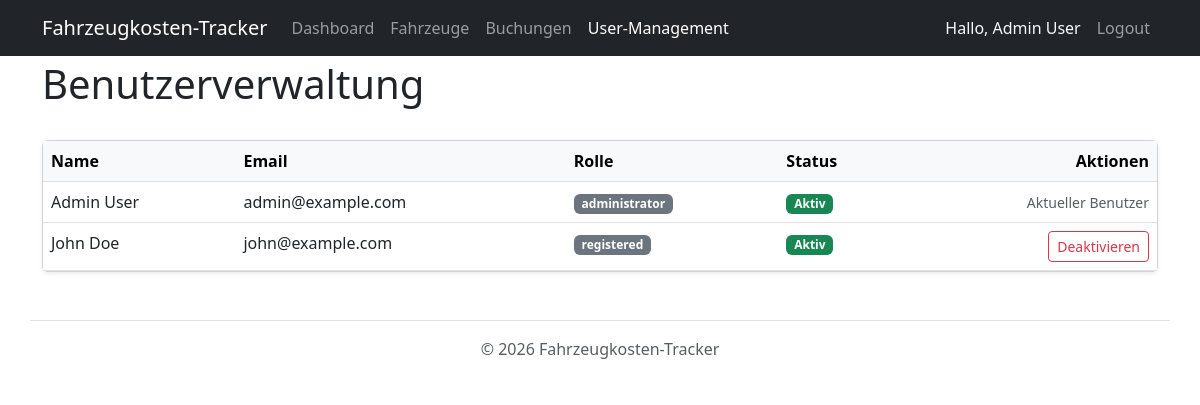
Page /admin/users (signed in) on the committed database.
### tables this page shows
CREATE TABLE IF NOT EXISTS users (
    id INT AUTO_INCREMENT PRIMARY KEY,
    firstname VARCHAR(50) NOT NULL,
    lastname VARCHAR(50) NOT NULL,
    email VARCHAR(100) NOT NULL UNIQUE,
    password_hash VARCHAR(255) NOT NULL,
    role ENUM('anonymous', 'registered', 'administrator') NOT NULL DEFAULT 'registered',
    status ENUM('active', 'deactivated') NOT NULL DEFAULT 'active',
    created_at TIMESTAMP DEFAULT CURRENT_TIMESTAMP
);

### src/Controllers/AdminController.php (called while the page is built, shortened)
<?php
class AdminController extends Controller {
    private UserModel $userModel;
    public function __construct() {
        $this->userModel = new UserModel();
    }
    public function index(): void {
        $users = $this->userModel->getAll();
        $this->render('admin/users', [
            'title' => 'Benutzerverwaltung',
            'users' => $users
        ]);
    }
}

### config/config.php (called while the page is built)
<?php
return [
    'db' => [
        'host' => getenv('DB_HOST') ?: 'db',
        'name' => getenv('DB_NAME') ?: 'db',
        'user' => getenv('DB_USER') ?: 'db',
        'pass' => getenv('DB_PASS') ?: 'db',
        'charset' => 'utf8mb4'
    ],
    'app' => [
        'name' => 'Fahrzeugkosten-Tracker',
        'base_url' => getenv('BASE_URL') ?: 'http://fahrzeugkosten-tracker.ddev.site'
    ]
];

### src/Database.php (called while the page is built, shortened)
<?php
class Database {
    private static ?PDO $instance = null;
    public static function getInstance(): PDO {
        if (self::$instance === null) {
            $config = require __DIR__ . '/../config/config.php';
            $dbConfig = $config['db'];
            try {
                $dsn = "mysql:host={$dbConfig['host']};dbname={$dbConfig['name']};charset={$dbConfig['charset']}";
                $options = [
                    PDO::ATTR_ERRMODE => PDO::ERRMODE_EXCEPTION,
                    PDO::ATTR_DEFAULT_FETCH_MODE => PDO::FETCH_ASSOC,
                    PDO::ATTR_EMULATE_PREPARES => false,
                ];
                self::$instance = new PDO($dsn, $dbConfig['user'], $dbConfig['pass'], $options);
            } catch (PDOException $e) {
                die("Database connection failed: " . $e->getMessage());
            }
        }
        return self::$instance;
    }
}

### src/Models/Model.php (called while the page is built, shortened)
<?php
abstract class Model {
    public function __construct() {
        $this->db = Database::getInstance();
    }
}

### src/Models/UserModel.php (called while the page is built, shortened)
<?php
class UserModel extends Model {
    public function getAll(): array {
        $stmt = $this->db->query("SELECT id, firstname, lastname, email, role, status, created_at FROM users ORDER BY created_at DESC");
        return $stmt->fetchAll();
    }
}

### src/functions.php (called while the page is built, shortened)
<?php
function e($value): string {
    return htmlspecialchars((string)$value, ENT_QUOTES, 'UTF-8');
}

### src/Views/admin/users.php (the view, shortened to what this page needs)
<?php require __DIR__ . '/../layout/header.php'; ?>
<div class="d-flex justify-content-between align-items-center mb-4">
    <h1>Benutzerverwaltung</h1>
</div>
<div class="card shadow-sm">
    <div class="card-body p-0">
        <table class="table table-hover mb-0">
            <thead class="table-light">
                <tr>
                    <th>Name</th>
                    <th>Email</th>
                    <th>Rolle</th>
                    <th>Status</th>
                    <th class="text-end">Aktionen</th>
                </tr>
            </thead>
            <tbody>
                <?php foreach ($users as $user): ?>
                    <tr>
                        <td><?= e($user['firstname'] . ' ' . $user['lastname']) ?></td>
                        <td><?= e($user['email']) ?></td>
                        <td><span class="badge bg-secondary"><?= e($user['role']) ?></span></td>
                        <td>
                            <?php if ($user['status'] === 'active'): ?>
                                <span class="badge bg-success">Aktiv</span>
                            <?php else: ?>
                                <span class="badge bg-danger">Deaktiviert</span>
                            <?php endif; ?>
                        </td>
                        <td class="text-end">
                            <?php if ($user['id'] != $_SESSION['user_id']): ?>
                                <form action="/admin/users/status" method="POST" class="d-inline">
                                    <?php if ($user['status'] === 'active'): ?>
                                        <button type="submit" class="btn btn-sm btn-outline-danger">Deaktivieren</button>
                                    <?php else: ?>
                                        <input type="hidden" name="status" value="active">
                                        <button type="submit" class="btn btn-sm btn-outline-success">Aktivieren</button>
                                    <?php endif; ?>
                                </form>
                            <?php else: ?>
                                <small class="text-muted">Aktueller Benutzer</small>
                            <?php endif; ?>
                        </td>
                    </tr>
                <?php endforeach; ?>
            </tbody>
        </table>
    </div>
</div>
<?php require __DIR__ . '/../layout/footer.php'; ?>

### src/Views/layout/header.php (style rules this page uses)
body { padding-top: 60px; }

### rows in the picture
users: firstname+lastname "Admin User", email "admin@example.com", role "administrator", status "Aktiv", shows "Aktueller Benutzer"
users: firstname+lastname "John Doe", email "john@example.com", role "registered", status "Aktiv"

### other values in the picture
$_SESSION['user_name'] "Admin User"
